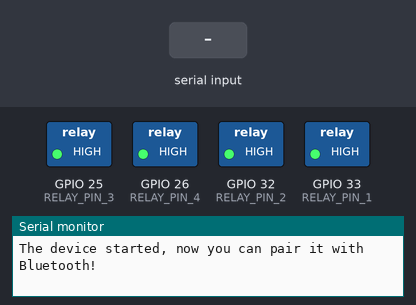
A sketch run on a simulated ESP32. On the bench: switched loads named in the sketch (green lamp = pin HIGH), the last lines printed to the serial monitor. The inputs (shaded band) are chosen by the test bench. Nothing arrives over Bluetooth unless stated.

Above: at 1.2 s.
1.3 s: "A" received over the second serial link
At 2.7 s:
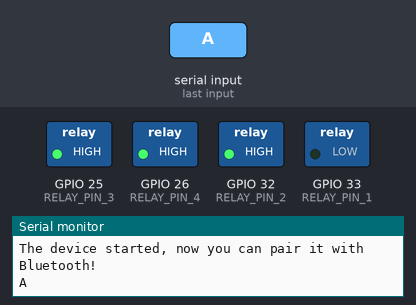
4.3 s: "D" received over the second serial link
At 5.0 s:
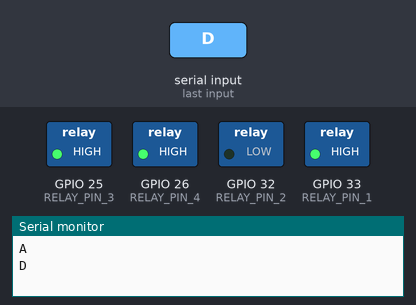
7.3 s: "F" received over the second serial link
At 8.4 s:
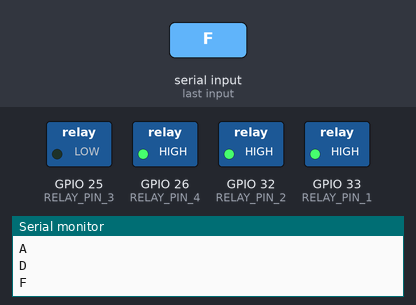
10.3 s: "H" received over the second serial link
At 10.7 s:
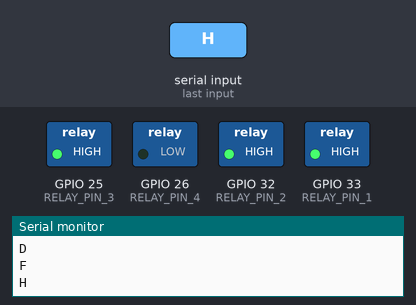
Timing chart, 0 to 13.8 s (numbered marks = the images above; inputs shaded):
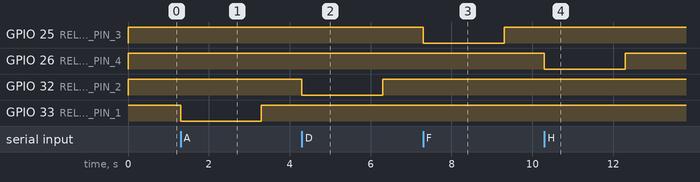

Measured:
- after the input at 1.3 s, GPIO 33 (RELAY_PIN_1): HIGH → LOW at once, → HIGH 2.0 s later
- after the input at 4.3 s, GPIO 32 (RELAY_PIN_2): HIGH → LOW at once, → HIGH 2.0 s later
- after the input at 7.3 s, GPIO 25 (RELAY_PIN_3): HIGH → LOW at once, → HIGH 2.0 s later
- after the input at 10.3 s, GPIO 26 (RELAY_PIN_4): HIGH → LOW at once, → HIGH 2.0 s later

The sketch:

Automatic_Drink_Dispenser.ino
```cpp
#include "BluetoothSerial.h"  // Include the BluetoothSerial library

BluetoothSerial SerialBT;     // Create a BluetoothSerial object

#define RELAY_PIN_1 33        // GPIO pin connected to the relay module for pump 1
#define RELAY_PIN_2 32        // GPIO pin connected to the relay module for pump 2
#define RELAY_PIN_3 25        // GPIO pin connected to the relay module for pump 3
#define RELAY_PIN_4 26        // GPIO pin connected to the relay module for pump 4

void setup() {
  // Initialize the relay pins as outputs
  pinMode(RELAY_PIN_1, OUTPUT);
  pinMode(RELAY_PIN_2, OUTPUT);
  pinMode(RELAY_PIN_3, OUTPUT);
  pinMode(RELAY_PIN_4, OUTPUT);

  // Start with all relays off (HIGH)
  digitalWrite(RELAY_PIN_1, HIGH);
  digitalWrite(RELAY_PIN_2, HIGH);
  digitalWrite(RELAY_PIN_3, HIGH);
  digitalWrite(RELAY_PIN_4, HIGH);

  // Initialize Bluetooth serial communication
  Serial.begin(115200);
  SerialBT.begin("ESP32_BT_Pump"); // Name of your Bluetooth device

  Serial.println("The device started, now you can pair it with Bluetooth!");
}

void loop() {
  if (SerialBT.available()) {
    char receivedChar = SerialBT.read();
    Serial.println(receivedChar);

    switch (receivedChar) {
      case 'A':
        // Turn the relay on for pump 1
        digitalWrite(RELAY_PIN_1, LOW);
        delay(2000); // Keep the pump on for 2 seconds
        digitalWrite(RELAY_PIN_1, HIGH);
        break;

      case 'D':
        // Turn the relay on for pump 2
        digitalWrite(RELAY_PIN_2, LOW);
        delay(2000); // Keep the pump on for 2 seconds
        digitalWrite(RELAY_PIN_2, HIGH);
        break;

      case 'F':
        // Turn the relay on for pump 3
        digitalWrite(RELAY_PIN_3, LOW);
        delay(2000); // Keep the pump on for 2 seconds
        digitalWrite(RELAY_PIN_3, HIGH);
        break;

      case 'H':
        // Turn the relay on for pump 4
        digitalWrite(RELAY_PIN_4, LOW);
        delay(2000); // Keep the pump on for 2 seconds
        digitalWrite(RELAY_PIN_4, HIGH);
        break;

      default:
        // Turn all relays off (safety measure)
        digitalWrite(RELAY_PIN_1, HIGH);
        digitalWrite(RELAY_PIN_2, HIGH);
        digitalWrite(RELAY_PIN_3, HIGH);
        digitalWrite(RELAY_PIN_4, HIGH);
        break;
    }
  }
}
```
